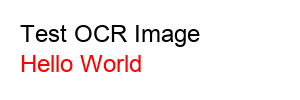
#> input picture test_ocr.png, 300 x 100 px
$ python opencv_inpaint.py --image ../test_ocr.png --mask ../test_ocr.png --output out.png
#> lines starting #> are read from the running program, lines starting #| are printed output that depends on the picture; after the words box and inside, x2 and y2 are one past the last pixel; in counts of white or black regions, pixels touching at a corner belong together
import argparse
from pathlib import Path

import cv2
import numpy as np


def read_image(path: str, flags: int):
    # cv2.imread cannot reliably open non-ASCII Windows paths.
#> called with path = '../test_ocr.png', flags = 1
    data = np.fromfile(path, dtype=np.uint8)
    return cv2.imdecode(data, flags)
#> returned value is the input picture: shape (100, 300, 3); mean B, G, R 241.3, 241.3, 246.9


def write_image(path: Path, image) -> None:
    extension = path.suffix or ".png"
    success, encoded = cv2.imencode(extension, image)
    if not success:
        raise RuntimeError(f"Unable to encode output image: {path}")
    path.parent.mkdir(parents=True, exist_ok=True)
    encoded.tofile(str(path))


def warm_hybrid_repair(image, binary_mask):
    height, width = image.shape[:2]
    scale = max(height, width)
    dilation_radius = int(np.clip(round(scale / 470), 2, 8))
    dilation_kernel = cv2.getStructuringElement(
        cv2.MORPH_ELLIPSE,
        (dilation_radius * 2 + 1, dilation_radius * 2 + 1),
    )
    repair_mask = cv2.dilate(binary_mask, dilation_kernel) > 0

    median_size = int(np.clip(round(scale / 23.5), 31, 151))
    if median_size % 2 == 0:
        median_size += 1
    background = cv2.medianBlur(image, median_size)
    result = image.copy()
    result[repair_mask] = background[repair_mask]

    blue, green, red = cv2.split(image)
    gray = cv2.cvtColor(image, cv2.COLOR_BGR2GRAY)
    safe_red = np.maximum(red.astype(np.float32), 1)
    neutral_dark = (
        (gray < 190)
        & ((blue.astype(np.float32) / safe_red) > 0.50)
        & ((green.astype(np.float32) / safe_red) > 0.68)
        & (binary_mask == 0)
        & repair_mask
    )
    result[neutral_dark] = image[neutral_dark]
    return result


def main() -> None:
    parser = argparse.ArgumentParser(description="Inpaint a masked image with OpenCV.")
    parser.add_argument("--image", required=True)
    parser.add_argument("--mask", required=True)
    parser.add_argument("--output", required=True)
    parser.add_argument("--mode", choices=("inpaint", "warm-hybrid"), default="inpaint")
    args = parser.parse_args()

    image = read_image(args.image, cv2.IMREAD_COLOR)
    mask = read_image(args.mask, cv2.IMREAD_GRAYSCALE)
#> call 2 of read_image, with path = '../test_ocr.png', flags = 0
#> in read_image (call 2), `return cv2.imdecode(data, flags)`:
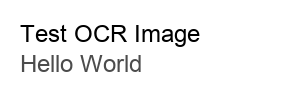
#> returned value: shape (100, 300); min 0, max 255, mean 243
    if image is None:
        raise RuntimeError(f"Unable to read image: {args.image}")
    if mask is None:
        raise RuntimeError(f"Unable to read mask: {args.mask}")

    if mask.shape[:2] != image.shape[:2]:
        mask = cv2.resize(mask, (image.shape[1], image.shape[0]), interpolation=cv2.INTER_NEAREST)
    _, binary_mask = cv2.threshold(mask, 1, 255, cv2.THRESH_BINARY)
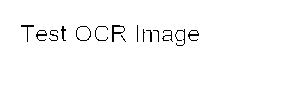
#> binary_mask: shape (100, 300); 98.3% white; black in thin lines or dots, all inside (x1, y1, x2, y2) = (21, 25, 199, 46)
    result = (
        warm_hybrid_repair(image, binary_mask)
        if args.mode == "warm-hybrid"
        else cv2.inpaint(image, binary_mask, 5, cv2.INPAINT_TELEA)
    )
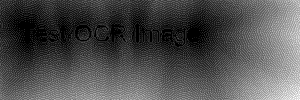
#> result: shape (100, 300, 3); min 0, max 13, mean 4.02; drawn with min black and max white

    output = Path(args.output)
    write_image(output, result)


if __name__ == "__main__":
    main()
